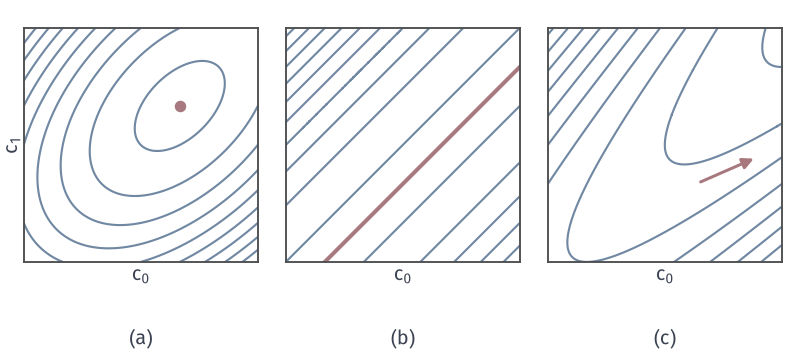

This figure's Python source:
from pathlib import Path
import sys
HERE = Path(__file__).resolve().parent
sys.path.insert(0, str(HERE.parent/"ellip-common"))
from ellip_fig import *
# 2-dof energy 1/2 c^T K c - l^T c.
fig, axes = figure(width_mm=112, height_mm=50, ncols=3)
panel(fig, left=.03, wspace=.12, bottom=.2, right=.985, top=.98)
g = np.linspace(-3, 3, 401); P, Q = np.meshgrid(g, g)
cases = [([[2, -1], [-1, 2]], (1, 1)), ([[1, -1], [-1, 1]], (1, -1)), ([[1, -1], [-1, 1]], (1, 0))]
for ax, (K, l) in zip(axes, cases):
    K = np.array(K); E = .5*(K[0, 0]*P**2+2*K[0, 1]*P*Q+K[1, 1]*Q**2)-l[0]*P-l[1]*Q
    ax.contour(P, Q, E, 9, colors=BLUE, linewidths=.85, linestyles='solid')
axes[0].plot(1, 1, 'o', ms=4.6, color=RED, mew=0, zorder=5)
ax = axes[1]
ax.plot([-2.5, 3], [-3.5, 2], color=RED, lw=1.6)
ax = axes[2]
ax.annotate('', xy=(2.4, -.3), xytext=(.8, -1.0), arrowprops=dict(arrowstyle='-|>', color=RED, lw=1.2, mutation_scale=9))
for ax in axes:
    ax.set_xlim(-3, 3); ax.set_ylim(-3, 3); ax.set_aspect('equal'); ax.set_xticks([]); ax.set_yticks([])
    ax.set_xlabel('$c_0$', labelpad=1)
    for s in ax.spines.values(): s.set_color(STROKE)
    ax.spines['top'].set_visible(True); ax.spines['right'].set_visible(True)
axes[0].set_ylabel('$c_1$', labelpad=1)
tags(fig, axes)
save(fig, HERE, 'figure', {'cases': 'K=[[2,-1],[-1,2]],l=(1,1); K=[[1,-1],[-1,1]],l=(1,-1); same K,l=(1,0)'})
